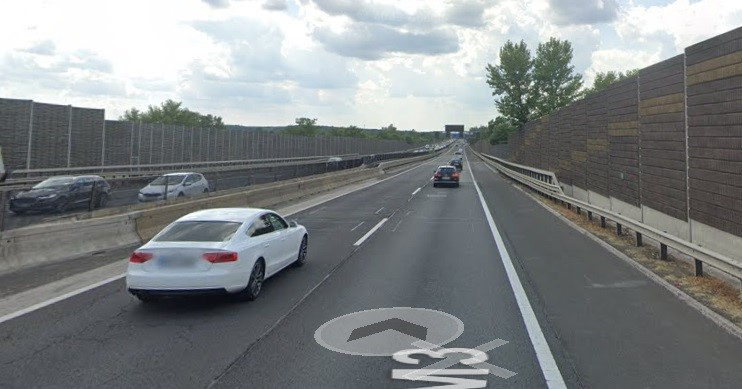
#> input picture DashCam/ImageProccesings/autoroad_2.jpg, 742 x 389 px, found by its file name
$ python linedetections.py
#> lines starting #> are read from the running program, lines starting #| are printed output that depends on the picture; after the words box and inside, x2 and y2 are one past the last pixel; in counts of white or black regions, pixels touching at a corner belong together
import cv2
import numpy as np
img = cv2.imread('DashCam/ImageProccesings/autoroad_2.jpg')
#> img is the input picture: shape (389, 742, 3); mean B, G, R 134, 132.7, 128.5
dst = cv2.Mat(img)
median = cv2.medianBlur(img, 5)
cv2.imshow('canvasOutput', median)
cv2.waitKey(0)
cv2.destroyAllWindows()

gray = cv2.cvtColor(median, cv2.COLOR_BGR2GRAY)
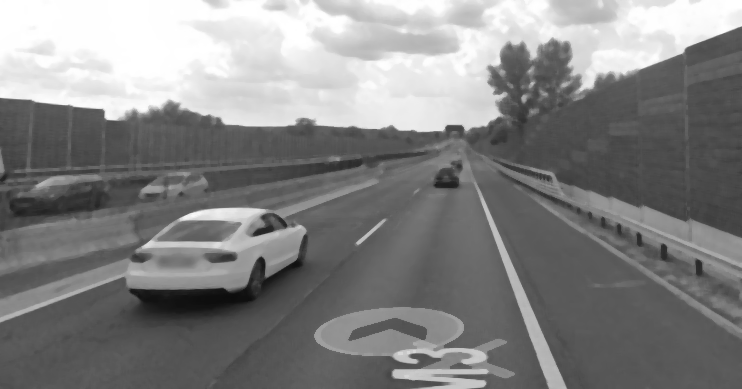
#> gray: shape (389, 742); min 12, max 255, mean 131.4

# Use canny edge detection
edges = cv2.Canny(gray, 50, 150, apertureSize=3)
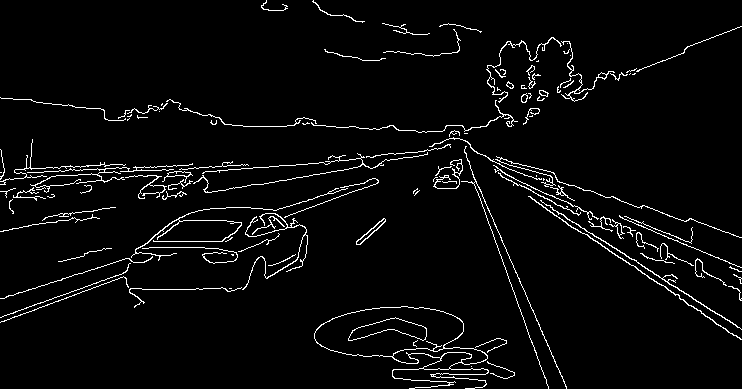
#> edges: shape (389, 742); 3.8% white in thin lines or dots

# Apply HoughLinesP method to
# to directly obtain line end points
lines_list = []
lines = cv2.HoughLinesP(
    edges,  # Input edge image
    1,  # Distance resolution in pixels
    np.pi/180,  # Angle resolution in radians
    threshold=100,  # Min number of votes for valid line
    minLineLength=5,  # Min allowed length of line
    maxLineGap=10  # Max allowed gap between line for joining them
)
#> lines = 28 rows, first 6: [35, 186, 123, 179], [495, 171, 517, 185], [541, 200, 717, 314], [528, 196, 740, 339], [472, 173, 566, 386], [453, 125, 458, 138]

# Iterate over points
for points in lines:
    # Extracted points nested in the list
    x1, y1, x2, y2 = points[0]
    # Draw the lines joing the points
    # On the original image
    cv2.line(img, (x1, y1), (x2, y2), (0, 255, 0), 2)
    # Maintain a simples lookup list for points
    lines_list.append([(x1, y1), (x2, y2)])
#> this loop made 28 passes
#> (x1, y1, x2, y2) on passes 1 to 12: (35, 186, 123, 179), (495, 171, 517, 185), (541, 200, 717, 314), (528, 196, 740, 339), (472, 173, 566, 386), (453, 125, 458, 138), (685, 48, 740, 26), (474, 182, 548, 386), (203, 172, 373, 157), (119, 168, 188, 165), (231, 223, 236, 222), (1, 298, 142, 253)
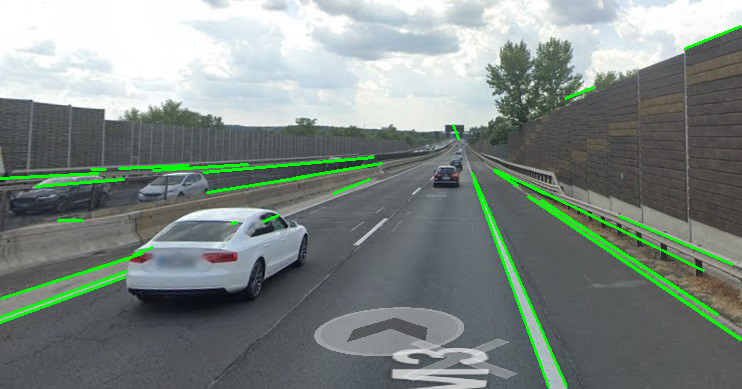
#> img: shape (389, 742, 3); 2.69% of pixels changed, all inside (x1, y1, x2, y2) = (0, 25, 742, 388)
#> after the loop, lines_list = 28 items
cv2.imwrite('DashCam/ImageProccesings/detectedLines.png', img)

$ run again, with DashCam/ImageProccesings/aauto.jpg copied over DashCam/ImageProccesings/autoroad_2.jpg
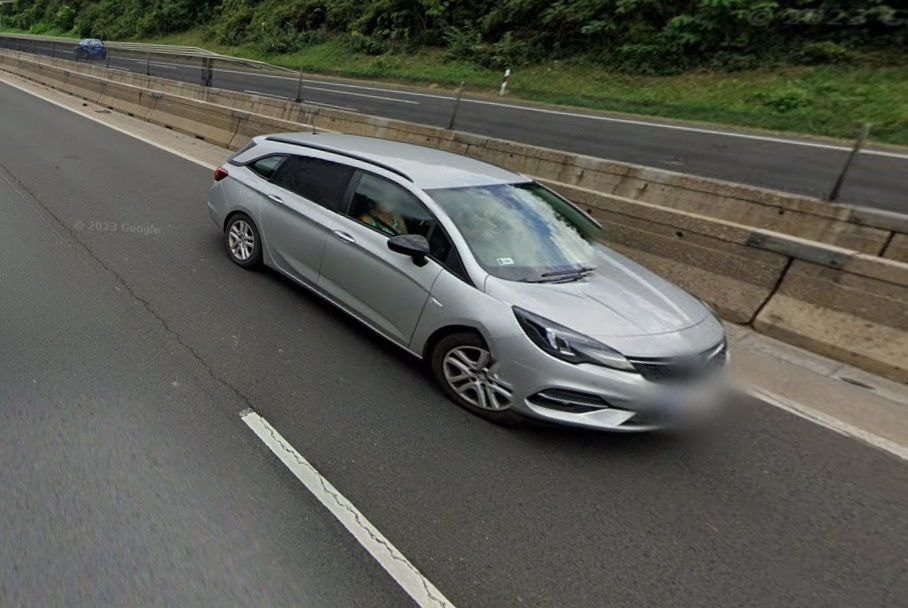
#> input picture DashCam/ImageProccesings/aauto.jpg, 908 x 608 px, found by its file name
#> img is the input picture: shape (608, 908, 3); mean B, G, R 82.8, 90.7, 89.8
#> `edges = cv2.Canny(gray, 50, 150, apertureSize=3)`:
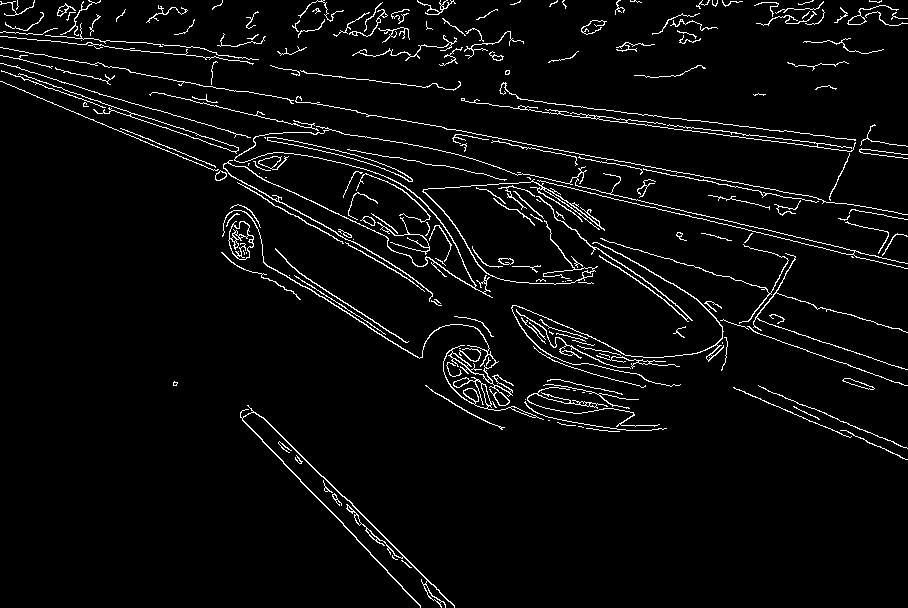
#> edges: shape (608, 908); 4.1% white in thin lines or dots
#> lines = 100 rows, first 6: [677, 118, 871, 141], [499, 168, 858, 251], [530, 179, 776, 236], [518, 106, 907, 154], [1, 71, 241, 154], [520, 99, 692, 120]
#> the loop `for points in lines:` made 100 passes
#> after the loop `for points in lines:`:
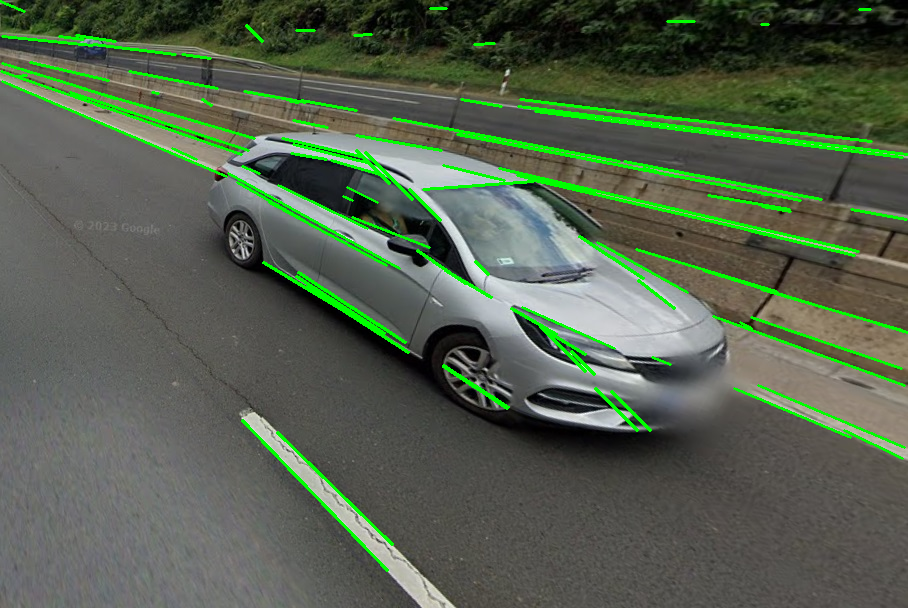
#> img: shape (608, 908, 3); 4.62% of pixels changed, all inside (x1, y1, x2, y2) = (0, 0, 908, 572)
#> after the loop `for points in lines:`: lines_list = 100 items
